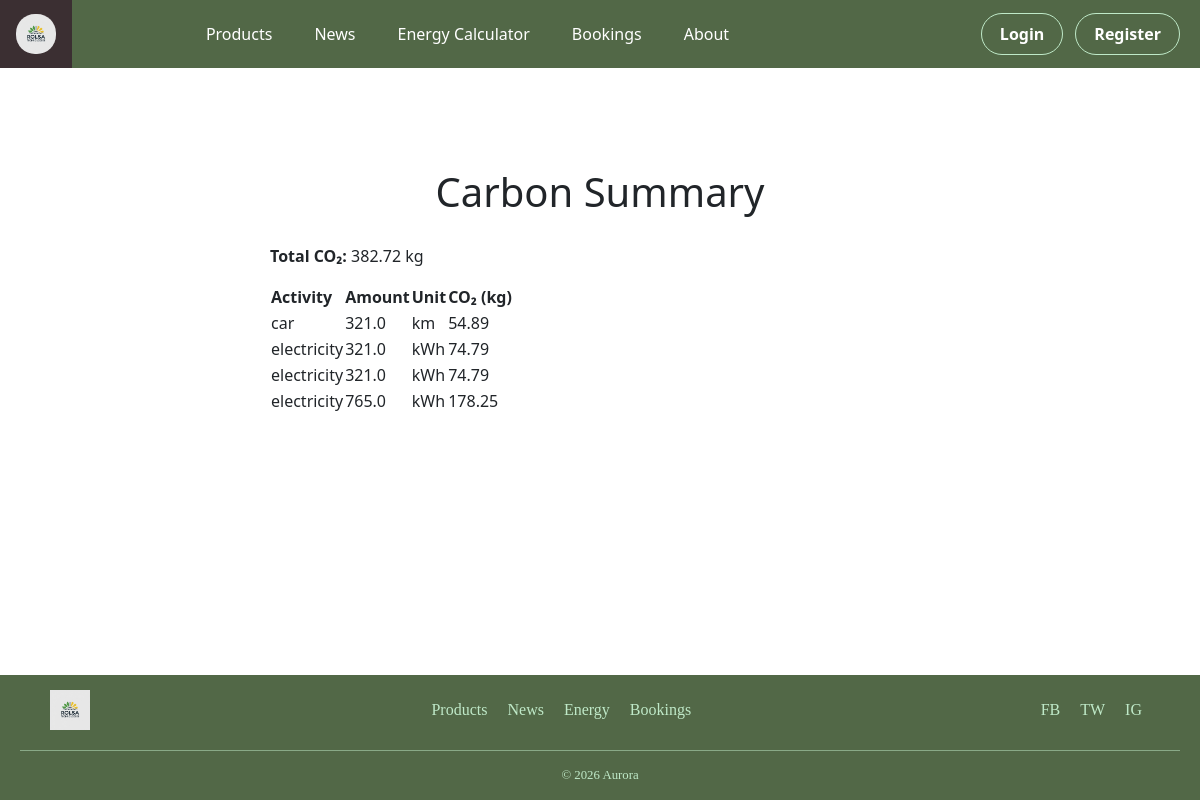
Page /carbon-summary on the earlier database version.
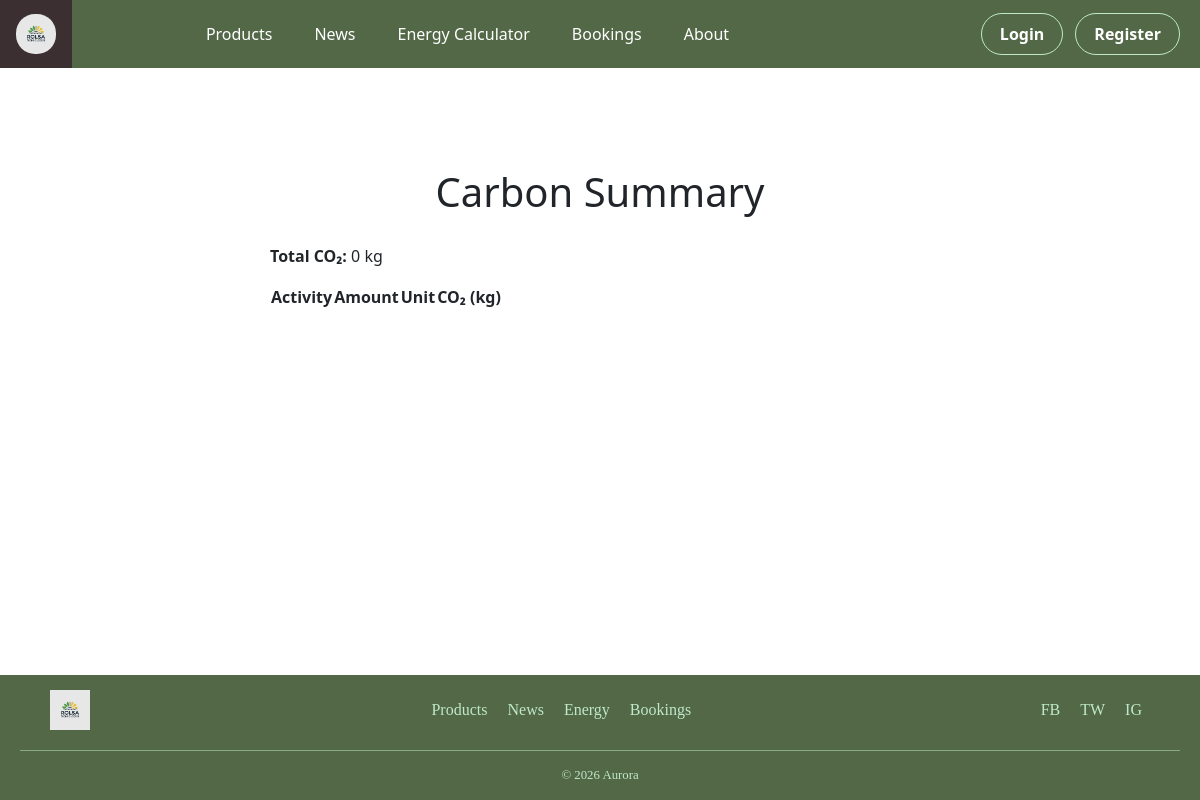
Same page on the later database version.
### tables this page shows
CREATE TABLE carbon_footprint (
            id INTEGER PRIMARY KEY AUTOINCREMENT,
            activity TEXT,
            amount REAL,
            unit TEXT,
            co2_kg REAL,
            created_at TIMESTAMP DEFAULT CURRENT_TIMESTAMP
        );

### app.py (the view)
@app.route("/carbon-summary")
def carbon_summary():
    conn = get_db_connection()
    records = conn.execute(
        "SELECT activity, amount, unit, ROUND(co2_kg, 2) AS co2_kg FROM carbon_footprint"
    ).fetchall()
    total = conn.execute(
        "SELECT ROUND(SUM(co2_kg), 2) AS total_co2 FROM carbon_footprint"
    ).fetchone()
    conn.close()
    return render_template(
        "carbon_summary.html",
        records=records,
        total=total["total_co2"] or 0
    )

### app.py (called while the page is built)
def get_db_connection():
    conn = sqlite3.connect(DATABASE)
    conn.row_factory = sqlite3.Row
    return conn

### templates/carbon_summary.html
{% extends "base.html" %}
{% block content %}
<div class="page-section">
    <h1 class="page_heading_text">Carbon Summary</h1>
    <div class="summary-box">
        <p><strong>Total CO₂:</strong> {{ total }} kg</p>
    </div>
    <table class="energy-table">
        <tr>
            <th>Activity</th>
            <th>Amount</th>
            <th>Unit</th>
            <th>CO₂ (kg)</th>
        </tr>
        {% for r in records %}
        <tr>
            <td>{{ r.activity }}</td>
            <td>{{ r.amount }}</td>
            <td>{{ r.unit }}</td>
            <td>{{ r.co2_kg }}</td>
        </tr>
        {% endfor %}
    </table>
</div>
{% endblock %}

### templates/base.html (shortened to what this page needs)
<!DOCTYPE html>
<html lang="en">
<head>
    <link rel="stylesheet" href="{{ url_for('static', filename='css/style.css') }}">
    <link href="https://cdn.jsdelivr.net/npm/bootstrap@5.3.2/dist/css/bootstrap.min.css" rel="stylesheet">
    <link href="https://cdn.jsdelivr.net/npm/bootstrap@5.3.0/dist/css/bootstrap.min.css" rel="stylesheet">
</head>
<body>
    <ul class="navbar">
    <li class="nav_logo">
        <a href="{{ url_for('home') }}">
            <img src="{{ url_for('static', filename='images/logo.png') }}" alt="">
        </a>
    </li>
    <div class="nav-center">
        <li><a href="{{ url_for('products') }}">Products</a></li>
        <li><a href="{{ url_for('news') }}">News</a></li>
        <li><a href="{{ url_for('energy') }}">Energy Calculator</a></li>
        <li><a href="{{ url_for('booking') }}">Bookings</a></li>
        <li><a href="{{ url_for('about') }}">About</a></li>
    </div>
    <div class="nav-auth">
        {% if session.get('user_name') %}
            <li class="nav-btn login-btn">
                Welcome, {{ session['user_name'] }}
            </li>
            <li>
                <a class="nav-btn logout-btn" href="{{ url_for('logout') }}">
                    Logout
                </a>
            </li>
        {% else %}
            <li>
                <a class="nav-btn login-btn" data-bs-toggle="modal" data-bs-target="#loginModal">
                    Login
                </a>
            </li>
            <li>
                <a class="nav-btn register-btn" data-bs-toggle="modal" data-bs-target="#registerModal">
                    Register
                </a>
            </li>
        {% endif %}
    </div>
</ul>
    <main>
        {% block content %}
        {% endblock %}
    </main>
    <footer class="footer">
        <div class="footer-container">
            <div class="footer-logo-section">
                <a href="{{ url_for('home') }}">
                    <img src="{{ url_for('static', filename='images/logo.png') }}" alt="Aurora Logo">
                </a>
            </div>
            <div class="footer-links">
                <a href="{{ url_for('products') }}">Products</a>
                <a href="{{ url_for('news') }}">News</a>
                <a href="{{ url_for('energy') }}">Energy</a>
                <a href="{{ url_for('booking') }}">Bookings</a>
            </div>
            <div class="footer-social">
                <a href="https://www.facebook.com/" target="_blank">FB</a>
                <a href="https://www.twitter.com/" target="_blank">TW</a>
                <a href="https://www.instagram.com/" target="_blank">IG</a>
            </div>
        </div>
        <div class="footer-bottom">
            &copy; 2026 Aurora
        </div>
    </footer>
</body>
</html>

### static/css/style.css (style rules this page uses)
html, body { height: 100%; margin: 0; }
body { display: flex; flex-direction: column; background-color: #ffffff; color: #000000; font-family: 'Times New Roman', Times, serif; }
main { flex: 1; }
.footer { background-color: #526847; color: #bfe9c8; padding: 15px 20px; font-family: 'Times New Roman', serif; }
.footer-container { display: flex; justify-content: space-between; align-items: center; flex-wrap: wrap; max-width: 1100px; margin: 0 auto; gap: 15px; }
.footer-logo-section img { width: 40px; }
.footer-links a, .footer-social a { color: #bfe9c8; text-decoration: none; margin: 0 8px; font-weight: 500; }
.footer-bottom { text-align: center; margin-top: 10px; font-size: 0.8rem; }
.footer-bottom { text-align: center; margin-top: 20px; font-size: 0.8rem; border-top: 1px solid rgba(191, 233, 200, 0.5); padding-top: 15px; }
ul.navbar { list-style: none; margin: 0; padding: 0; background-color: #526847; display: flex; align-items: center; }
.nav-center { display: flex; gap: 10px; margin: 0 auto; }
ul li a { color: #ffffff; padding: 14px 16px; text-decoration: none; display: block; }
.nav_logo img { width: 40px; border-radius: 19px; }
.nav-auth { display: flex; gap: 12px; margin-left: auto; padding-right: 20px; }
.nav-btn { padding: 8px 18px; border-radius: 25px; font-weight: 600; transition: all 0.2s ease; }
.login-btn { background-color: transparent; border: 1.5px solid #bfe9c8; }
.register-btn { background-color: transparent; color: #254844 !important; border: 1.5px solid #bfe9c8; }
.page_heading_text { text-align: center; font-family: 'Segoe UI', Tahoma, Geneva, Verdana, sans-serif; padding: 3%; }
.page-section { max-width: 700px; margin: 60px auto; padding: 20px; }
ul.navbar a, ul.navbar a.nav-link-login-link, ul.navbar a.nav-link-register-link { color: #ffffff !important; }

Differences in the rows shown:
removed carbon_footprint: activity "car", amount "321.0", unit "km", co2_kg "54.89"
removed carbon_footprint: activity "electricity", amount "321.0", unit "kWh", co2_kg "74.79"
removed carbon_footprint: activity "electricity", amount "321.0", unit "kWh", co2_kg "74.79"
removed carbon_footprint: activity "electricity", amount "765.0", unit "kWh", co2_kg "178.25"
Other differences:
{{ total }}: "382.72" → "0"
